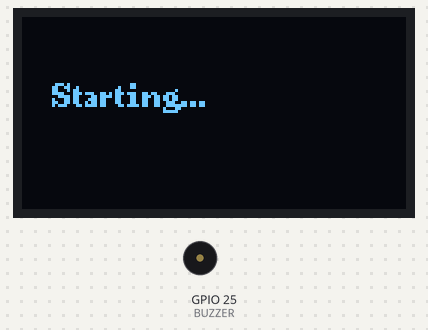
A sketch run on a simulated ESP32. Shown: 128×64 one-colour display, buzzer (waves = sounding, pin HIGH). WiFi joins after 1.5 s; servers stay silent unless stated; network time is answered at once with the bench clock; the local clock reads 2024-03-15 10:24:30 at power-on unless the sketch sets it; what the sketch prints to the serial monitor is not drawn.

Above: at 0.1 s.
At 2.7 s:
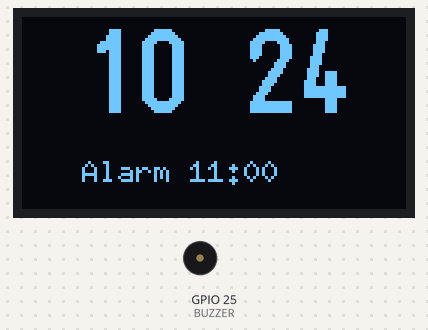
At 34.5 s:
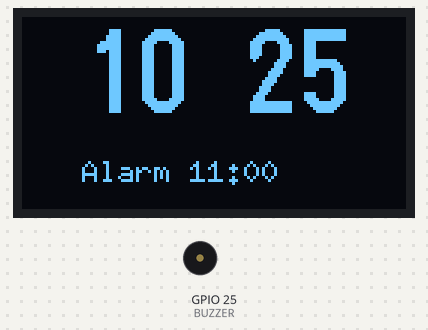
At 65.7 s:
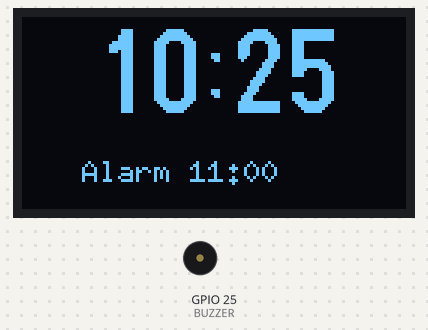
At 97.0 s:
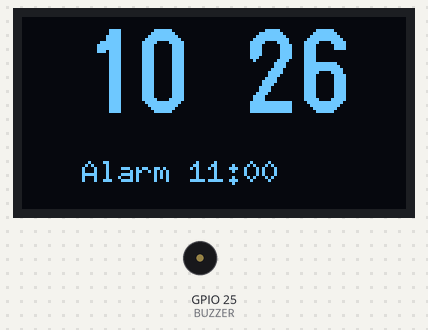
At 129.4 s:
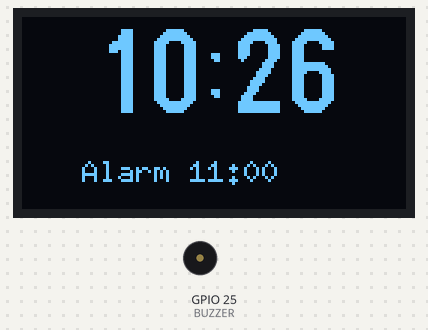

Measured:
- what the display in image 1 shows lasts 0.5 s, from 2.6 s to 3.1 s

The sketch:

Code.ino
```cpp
#include <U8g2lib.h>
#include <Wire.h>
#include <WiFi.h>
#include <WiFiUdp.h>
#include <NTPClient.h>

// WiFi
const char* ssid = "PLDTHOMEFIBRa44FT";
const char* password = "PLDTWIFIa44ft";

// OLED SH1106
U8G2_SH1106_128X64_NONAME_F_HW_I2C u8g2(U8G2_R0, U8X8_PIN_NONE);

// NTP
WiFiUDP ntpUDP;
NTPClient timeClient(ntpUDP, "pool.ntp.org", 28800, 60000);

// Alarm
int alarmHour = 11;
int alarmMinute = 00;
bool alarmTriggered = false;
bool alarmFiredOnce = false;

// Blink
unsigned long lastBlink = 0;
bool showColon = true;

// Buzzer
#define BUZZER 25

void setup() {
  Serial.begin(115200);

  pinMode(BUZZER, OUTPUT);
  digitalWrite(BUZZER, LOW);

  // OLED init
  Wire.begin(21, 22);
  Wire.setClock(400000);
  u8g2.begin();

  // START SCREEN (only temporary)
  u8g2.clearBuffer();
  u8g2.setFont(u8g2_font_ncenB08_tr);
  u8g2.drawStr(10, 30, "Starting...");
  u8g2.sendBuffer();
  delay(1000);

  // WIFI (FIXED: no infinite freeze)
  WiFi.begin(ssid, password);

  unsigned long startAttempt = millis();

  while (WiFi.status() != WL_CONNECTED && millis() - startAttempt < 15000) {
    delay(500);
    Serial.print(".");
  }

  if (WiFi.status() == WL_CONNECTED) {
    Serial.println("\nWiFi Connected!");
  } else {
    Serial.println("\nWiFi Failed - Offline mode");
  }

  // NTP start (safe)
  timeClient.begin();
  timeClient.update();
}

void loop() {

  // safe NTP update
  if (!timeClient.update()) {
    timeClient.forceUpdate();
  }

  int h = timeClient.getHours();
  int m = timeClient.getMinutes();
  int s = timeClient.getSeconds();

  // reset alarm daily
  if (h == 0 && m == 0) {
    alarmFiredOnce = false;
    alarmTriggered = false;
  }

  // trigger alarm once
  if (h == alarmHour && m == alarmMinute && !alarmFiredOnce) {
    alarmTriggered = true;
    alarmFiredOnce = true;
  }

  // alarm buzzer (simple ON/OFF)
  static unsigned long alarmStart = 0;

  if (alarmTriggered && alarmStart == 0) {
    alarmStart = millis();
  }

  if (alarmTriggered) {
    digitalWrite(BUZZER, HIGH);

    if (millis() - alarmStart > 10000) {
      alarmTriggered = false;
      digitalWrite(BUZZER, LOW);
      alarmStart = 0;
    }
  }

  // blink colon
  if (millis() - lastBlink > 500) {
    lastBlink = millis();
    showColon = !showColon;
  }

  char timeStr[10];

  if (showColon)
    sprintf(timeStr, "%02d:%02d", h, m);
  else
    sprintf(timeStr, "%02d %02d", h, m);

  // ================= OLED =================
  u8g2.clearBuffer();

  // BIG CLOCK
  u8g2.setFont(u8g2_font_logisoso28_tr);

  int w = u8g2.getStrWidth(timeStr);
  u8g2.drawStr((128 - w) / 2, 32, timeStr);

  // STATUS
  u8g2.setFont(u8g2_font_6x10_tr);

  char status[30];

  if (alarmTriggered) {
    sprintf(status, "ALARM!!!");
  } else {
    sprintf(status, "Alarm %02d:%02d", alarmHour, alarmMinute);
  }

  u8g2.drawStr(20, 55, status);

  u8g2.sendBuffer();

  delay(50);
}
```
